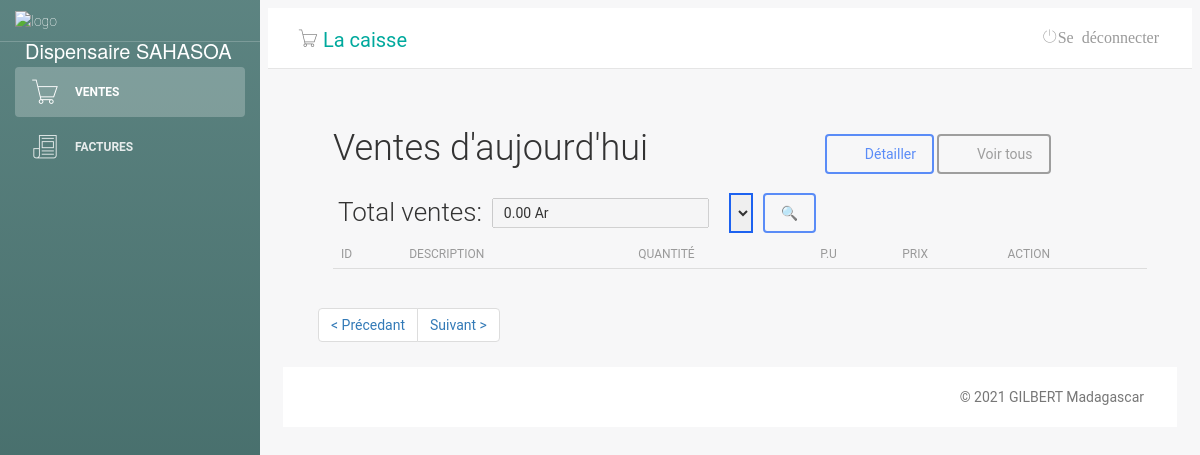
Page /sales.php on the earlier database version.
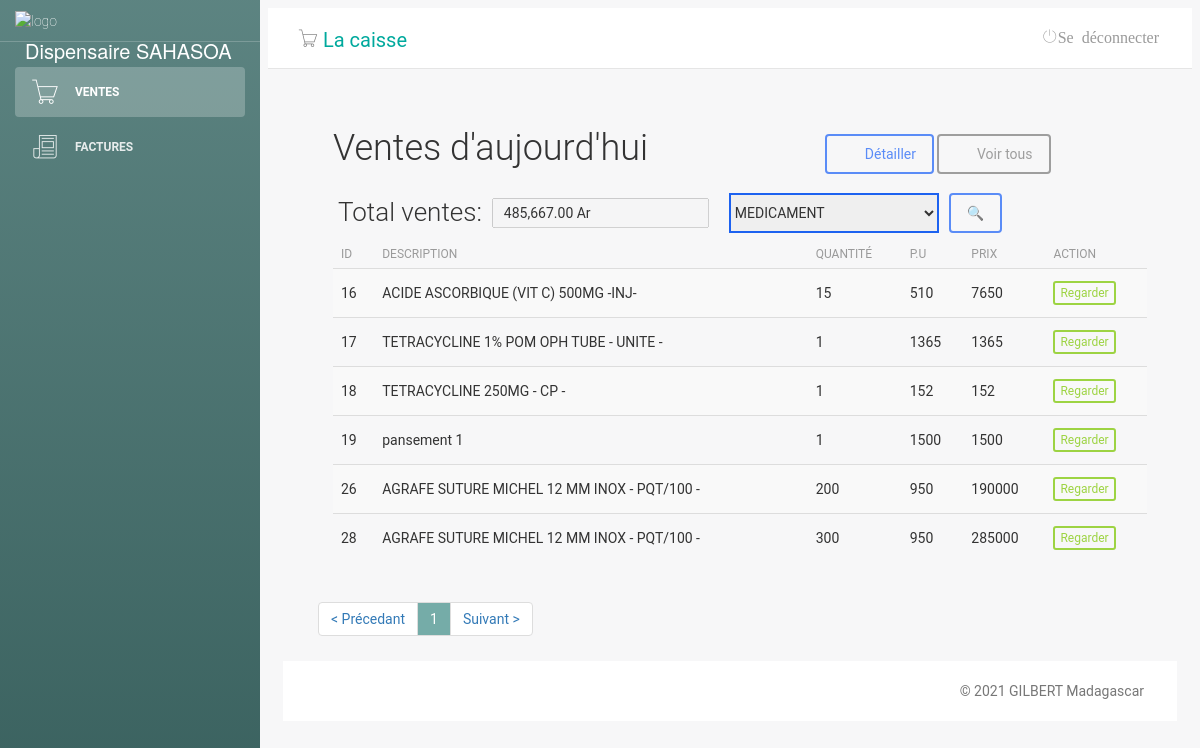
Same page on the later database version.
### tables this page shows
CREATE TABLE "tb_produit_vendu" (
	"id"	INTEGER,
	"numero"	int(11) NOT NULL,
	"codebare"	TEXT,
	"nom"	varchar(255),
	"quant"	int(11),
	"valeur"	NUMERIC,
	"date"	date,
	"benefice"	NUMERIC,
	"type"	TEXT,
	PRIMARY KEY("id" AUTOINCREMENT)
);

### sales.php (the view, shortened to what the changed rows need)
<?php
include('classes/Mysql.php');
?>
<!doctype html>
<html lang="pt-br">
<head>
    <link href="css/bootstrap.min.css" rel="stylesheet" />
    <link href="css/animate.min.css" rel="stylesheet" />
    <link href="css/light-bootstrap-dashboard.css?v=1.4.0" rel="stylesheet" />
    <link href="css/demo.css" rel="stylesheet" />
    <link href="css/style.css" rel="stylesheet">
    <link href="css/font-awesome.min.css" rel="stylesheet">
    <link href='css/css' rel='stylesheet' type='text/css'>
    <link href="css/pe-icon-7-stroke.css" rel="stylesheet" />
</head>
<body>
    <div class="wrapper">
        <div class="main-panel">
            <div class="content">
                <div class="container-fluid">
                    <div class="row">
                        <?php
                        $date = date('m/d/y');
                        $numRows = 0;
                        $itemsPerPage = 30;
                        if (isset($_GET['type'])) {
                            $type = $_GET['type'];
                            $totalItemReq = $db->query("SELECT id FROM tb_produit_vendu WHERE date = '$date' AND type = '$type'");
                        } else {
                            $totalItemReq = $db->query("SELECT id FROM tb_produit_vendu WHERE date = '$date'");
                        }
                        while ($row = $totalItemReq->fetch(SQLITE3_ASSOC)) {
                            ++$numRows;
                        }
                        $totalItem = $numRows;
                        $totalPages = ceil($totalItem / $itemsPerPage) + 1;
                        if (isset($_GET['page']) and !empty($_GET['page']) and $_GET['page'] > 0 and $_GET['page'] <= $totalItem) {
                            $_GET['page'] = intval($_GET['page']);
                            $currentPage = $_GET['page'];
                        } else {
                            $currentPage = 1;
                        }
                        $begin = ($currentPage - 1) * $itemsPerPage;
                        if (isset($_GET['type'])) {
                            $type = $_GET['type'];
                            $sql = $db->prepare("SELECT * FROM `tb_produit_vendu` WHERE date = '$date' AND type = '$type'");
                        } else {
                            $sql = $db->prepare("SELECT * FROM `tb_produit_vendu` WHERE date = '$date'");
                        }
                        $sql->execute();
                        $totals = $sql->fetchAll();
                        $total = 0;
                        $totalQuant = array_column($totals, 'quant');
                        $totalnbr = count(array_column($totals, 'quant'));
                        $totalPrice = array_column($totals, 'valeur');
                        for ($i = 0; $i < $totalnbr; $i++) {
                            $total2 = intval($totalQuant[$i]) * intval($totalPrice[$i]);
                            $total = $total + $total2;
                        }
                        if (isset($_GET['type'])) {
                            $type = $_GET['type'];
                            $sql = $db->prepare("SELECT * FROM `tb_produit_vendu` WHERE date = '$date' AND type = '$type'");
                        } else {
                            $sql = $db->prepare("SELECT * FROM `tb_produit_vendu` WHERE date = '$date'");
                        }
                        $sql->execute();
                        if (isset($_GET['type'])) {
                            $type = $_GET['type'];
                            $sql = $db->prepare("SELECT * FROM `tb_produit_vendu` WHERE date = '$date' AND type = '$type' LIMIT $begin,$itemsPerPage");
                        } else {
                            $sql = $db->prepare("SELECT * FROM `tb_produit_vendu` WHERE date = '$date' LIMIT $begin,$itemsPerPage");
                        }
                        $sql->execute();
                        $produtos = $sql->fetchAll();
                        ?>
                        <div class="lista-cliente">
                            <div id="top" class="row">
                                <div class="col-sm-7">
                                    <h2>Ventes d'aujourd'hui</h2>
                                </div>
                            </div>
                            <div class="row">
                                <table style="position: absolute; margin-left:20px;">
                                    <td><input type="text" name="total" value="<?= number_format($total, 2) . ' Ar'; ?>" disabled id="total"></td>
                                    <form action="#" method="get">
                                        <div align="right">
                                            <td>
                                                <?php
                                                $sql = $db->prepare("SELECT type FROM `tb_produit_vendu` WHERE date = '$date'");
                                                $sql->execute();
                                                $reg = $sql->fetchAll();
                                                $reg = array_unique(array_column($reg, 'type'));
                                                ?>
                                                <select name="type" size="1" style="margin:0 10px 0 20px; height: 40px; border: 2px solid #1D62F0;">
                                                    <?php foreach ($reg as $value) { ?>
                                                        <option value="<?php echo $value ?>">
                                                            <?php echo $value; ?>
                                                        </option>
                                                    <?php
                                                    }
                                                    ?>
                                                </select>
                                            </td>
                                        </div>
                                    </form>
                                </table>
                            </div>
                            <div id="list" class="row">
                                <div class="table-responsive col-md-12">
                                    <table class="table table-striped" cellspacing="0" cellpadding="0">
                                        <thead>
                                            <tr>
                                                <th>ID</th>
                                                <th>Description</th>
                                                <th>Quantité</th>
                                                <th>p.u</th>
                                                <th>prix</th>
                                                <th class="actions">Action</th>
                                            </tr>
                                        </thead>
                                        <tbody>
                                            <tr>
                                                <?php foreach ($produtos as $value) : ?>
                                                    <td><?php echo $value['id'] ?></td>
                                                    <td><?php echo $value['nom'] ?></td>
                                                    <td><?php echo $value['quant'] ?></td>
                                                    <td><?php echo $value['valeur'] ?></td>
                                                    <td><?php echo ($value['valeur'] * $value['quant']) ?></td>
                                                    <td class="actions">
                                                        <a class="btn btn-success btn-xs" href="#">Regarder</a>
                                                    </td>
                                            </tr>
                                        <?php
                                                endforeach;
                                        ?>
                                        </tbody>
                                    </table>
                                </div>
                                <div id="bottom" class="row">
                                    <div class="col-md-12">
                                        <ul class="pagination">
                                            <?php for ($i = 1; $i < $totalPages; $i++) {
                                                if ($i == $currentPage) {
                                                    echo '<li><a  style="background-color: #75aca8; color:white;" href="#">' . $i . '</a></li>';
                                                } else {
                                                    echo '<li><a href="?pg=sales&page=' . $i . '">' . $i . '</a></li>';
                                                }
                                            } ?>
                                        </ul>
                                    </div>
                                </div>
                            </div>
                        </div>
                    </div>
                </div>
            </div>
        </div>
</body>
</html>

Differences in the rows shown:
now on this page (row edited): tb_produit_vendu: id "16", nom "ACIDE ASCORBIQUE (VIT C) 500MG -INJ-", quant "15", valeur "510", $value['valeur'] * $value['quant'] "7650"
now on this page (row edited): tb_produit_vendu: id "17", nom "TETRACYCLINE 1% POM OPH TUBE - UNITE -", quant "1", valeur "1365", $value['valeur']*$value['quant'] "1365"
now on this page (row edited): tb_produit_vendu: id "18", nom "TETRACYCLINE 250MG - CP -", quant "1", valeur "152", $value['valeur']*$value['quant'] "152"
now on this page (row edited): tb_produit_vendu: id "19", nom "pansement 1", quant "1", valeur "1500", $value['valeur']*$value['quant'] "1500"
now on this page (row edited): tb_produit_vendu: id "26", nom "AGRAFE SUTURE MICHEL 12 MM INOX - PQT/100 -", quant "200", valeur "950", $value['valeur'] * $value['quant'] "190000"
now on this page (row edited): tb_produit_vendu: id "28", nom "AGRAFE SUTURE MICHEL 12 MM INOX - PQT/100 -", quant "300", valeur "950", $value['valeur'] * $value['quant'] "285000"
Other differences:
form field total: "0.00 Ar" → "485,667.00 Ar"
form field type: (not shown) → "MEDICAMENT"
new list line: "1"
